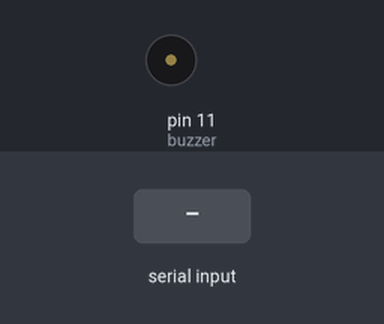
Bench run of a sketch on a simulated Arduino Uno, built with avr-gcc and run on an emulated ATmega328P. Parts: buzzer (waves = sounding, pin HIGH). The test bench sets the inputs (shaded band).

Above: at 1.2 s.
1.3 s: "H" received over Serial
At 1.8 s:
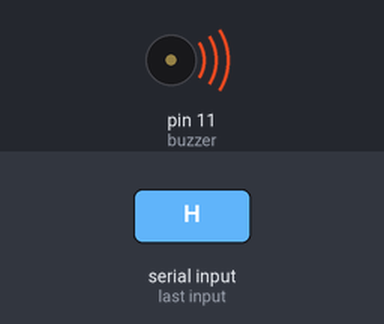
Timing chart, 0 to 5.8 s (numbered marks = the images above; inputs shaded):
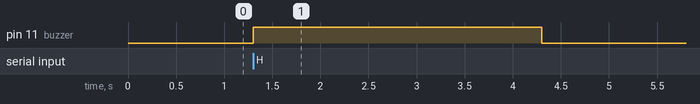

Measured:
- after the input at 1.3 s, pin 11 (buzzer): LOW → HIGH at once, → LOW 3.0 s later

The sketch:

buzzer_xbee.ino
```cpp
/**
* @author - Hovig Ohannessian
* @date   - 25-Mar-15
* xbee module #2
*/
int buzzer = 11;

void setup() {
  pinMode(buzzer, OUTPUT);
  Serial.begin(9600);
}

void loop() {
  while(Serial.available() == 0);
    if(Serial.read() == 'H') {
      digitalWrite(buzzer, HIGH);
      delay(3000);
      digitalWrite(buzzer, LOW);
      delay(1000);
    }
}
```
